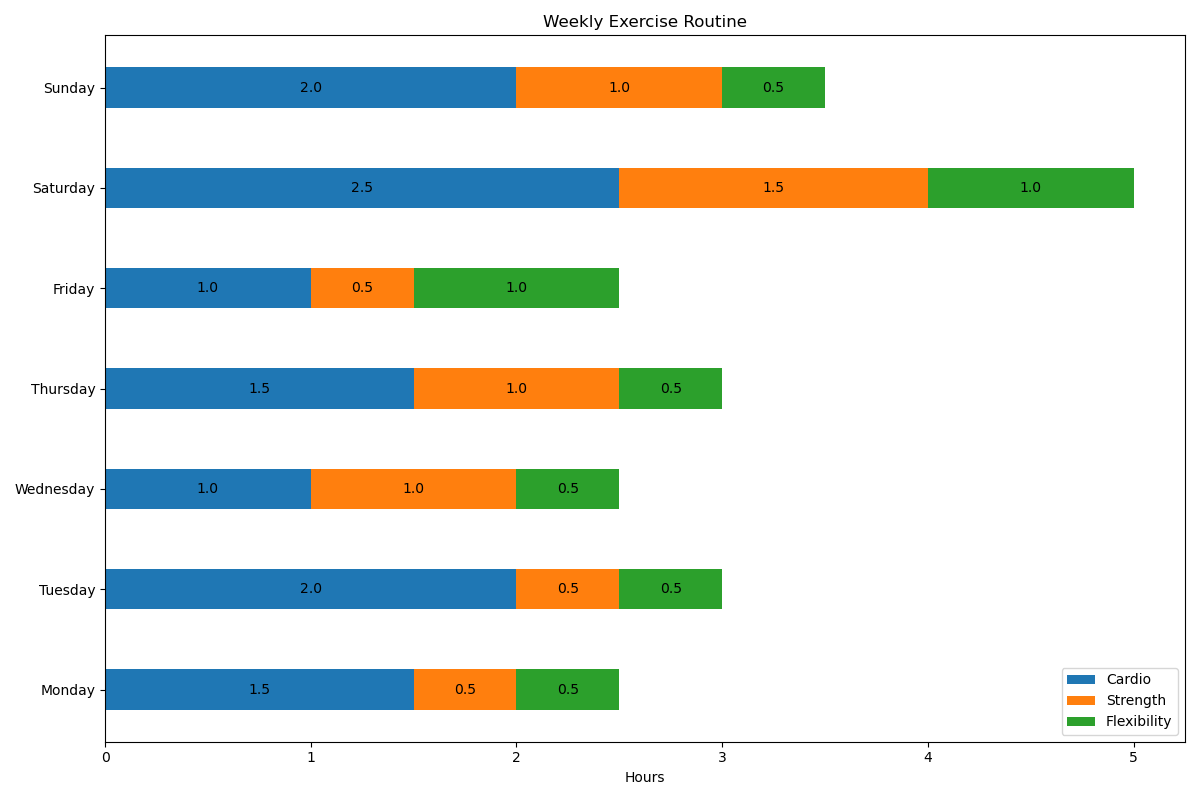

The script that drew this image:

import matplotlib.pyplot as plt

# Data
days = ['Monday', 'Tuesday', 'Wednesday', 'Thursday', 'Friday', 'Saturday', 'Sunday']
cardio_hours = [1.5, 2.0, 1.0, 1.5, 1.0, 2.5, 2.0]
strength_hours = [0.5, 0.5, 1.0, 1.0, 0.5, 1.5, 1.0]
flexibility_hours = [0.5, 0.5, 0.5, 0.5, 1.0, 1.0, 0.5]

# Offsets for stacked bars
left_offset_cardio = [0] * len(cardio_hours)
left_offset_strength = [a + b for a, b in zip(left_offset_cardio, cardio_hours)]
left_offset_flexibility = [a + b for a, b in zip(left_offset_strength, strength_hours)]

# Create horizontal bar chart
fig, ax = plt.subplots(figsize=(12, 8))

# Stacked bars
ax.barh(days, cardio_hours, height=0.4, left=left_offset_cardio, color='#1f77b4')  # Blue
ax.barh(days, strength_hours, height=0.4, left=left_offset_strength, color='#ff7f0e')  # Orange
ax.barh(days, flexibility_hours, height=0.4, left=left_offset_flexibility, color='#2ca02c')  # Green

# Add some text for labels, title, and custom y-axis tick labels, etc.
ax.set_xlabel('Hours')
ax.set_title('Weekly Exercise Routine')
ax.legend(['Cardio', 'Strength', 'Flexibility'], loc='lower right')

# Numerical labels for each bar segment
for i in range(len(days)):
    ax.text(cardio_hours[i] / 2, i, str(cardio_hours[i]), ha='center', va='center', color='black')
    ax.text(left_offset_strength[i] + strength_hours[i] / 2, i, str(strength_hours[i]), ha='center', va='center', color='black')
    ax.text(left_offset_flexibility[i] + flexibility_hours[i] / 2, i, str(flexibility_hours[i]), ha='center', va='center', color='black')

plt.tight_layout()
plt.show()
